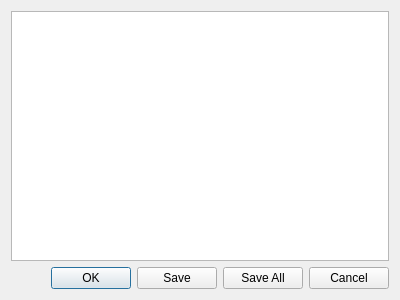
<?xml version="1.0" encoding="UTF-8"?>
<ui version="4.0">
 <class>InfoDialog</class>
 <widget class="QDialog" name="InfoDialog">
  <property name="geometry">
   <rect>
    <x>0</x>
    <y>0</y>
    <width>400</width>
    <height>300</height>
   </rect>
  </property>
  <property name="windowTitle">
   <string>Dialog</string>
  </property>
  <layout class="QVBoxLayout" name="verticalLayout">
   <item>
    <widget class="QTextEdit" name="textEdit"/>
   </item>
   <item>
    <widget class="QDialogButtonBox" name="buttonBox">
     <property name="standardButtons">
      <set>QDialogButtonBox::Cancel|QDialogButtonBox::Ok|QDialogButtonBox::Save|QDialogButtonBox::SaveAll</set>
     </property>
    </widget>
   </item>
  </layout>
 </widget>
 <resources/>
 <connections/>
</ui>
